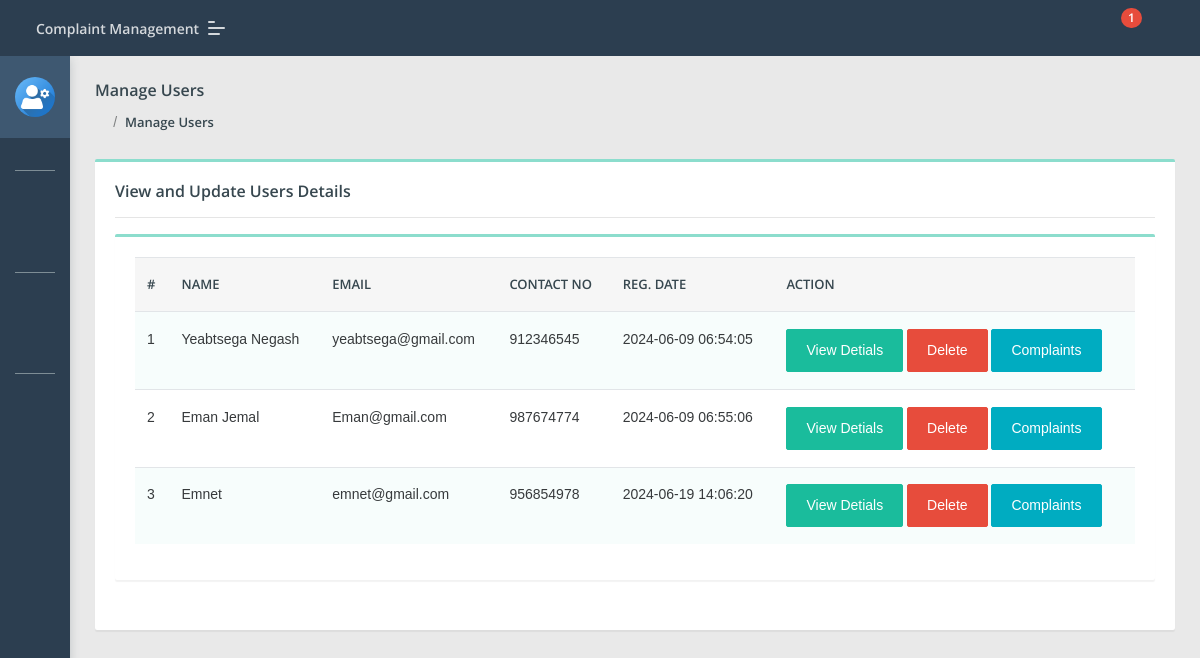
The app's page /Faculty/manage-users.php (signed in) with its own data.
### tables this page shows
CREATE TABLE `users` (
  `id` int(11) NOT NULL,
  `fullName` varchar(255) DEFAULT NULL,
  `userEmail` varchar(255) DEFAULT NULL,
  `password` varchar(255) DEFAULT NULL,
  `contactNo` bigint(11) DEFAULT NULL,
  `address` tinytext,
  `State` varchar(255) DEFAULT NULL,
  `country` varchar(255) DEFAULT NULL,
  `Faculty` text,
  `Department` text NOT NULL,
  `pincode` int(6) DEFAULT NULL,
  `userImage` varchar(255) DEFAULT NULL,
  `regDate` timestamp NOT NULL DEFAULT CURRENT_TIMESTAMP,
  `updationDate` timestamp NULL DEFAULT NULL,
  `status` int(1) DEFAULT NULL
);

### Faculty/manage-users.php (the view, shortened to what this page needs)
<?php
include('include/config.php');
if(strlen($_SESSION['fid'])==0)
    {
header('location:index.php');
}
else{
?>
<!DOCTYPE html>
<html lang="en">
<head>
    <link rel="stylesheet" href="assets/css/style.css">
</head>
<body class="">
	<?php include('include/sidebar.php');?>
	<?php include('include/header.php');?>
<section class="pcoded-main-container">
    <div class="pcoded-content">
        <div class="page-header">
            <div class="page-block">
                <div class="row align-items-center">
                    <div class="col-md-12">
                        <div class="page-header-title">
                            <h5 class="m-b-10">Manage Users</h5>
                        </div>
                        <ul class="breadcrumb">
                            <li class="breadcrumb-item"><a href="dashboard.php"><i class="feather icon-home"></i></a></li>
                            <li class="breadcrumb-item"><a href="manage-users.php">Manage Users</a></li>
                        </ul>
                    </div>
                </div>
            </div>
        </div>
        <div class="row">
            <div class="col-sm-12">
                <div class="card">
                    <div class="card-body">
                        <h5>View and Update Users Details</h5>
                        <hr>
                      <div class="row">
                            <div class="col-xl-12">
                <div class="card">
                    <div class="card-body table-border-style">
                        <div class="table-responsive">
                            <table class="table table-striped">
                                <thead>
                                        <tr>
                                            <th>#</th>
                                            <th> Name</th>
                                            <th>Email </th>
                                            <th>Contact no</th>
                                            <th>Reg. Date </th>
                                            <th>Action</th>
                                        </tr>
                                </thead>
                                <tbody>
                                    <?php
                                    $rolef=$_SESSION['frole'];
 $query=mysqli_query($con,"select * from users where Faculty='$rolef'");
$cnt=1;
while($row=mysqli_fetch_array($query))
{
?>
                                        <tr>
                                            <td><?php echo htmlentities($cnt);?></td>
                                            <td><?php echo htmlentities($row['fullName']);?></td>
                                            <td><?php echo htmlentities($row['userEmail']);?></td>
                                            <td> <?php echo htmlentities($row['contactNo']);?></td>
                                            <td><?php echo htmlentities($row['regDate']);?></td>
<td><a href="javascript:void(0);" onClick="popUpWindow('userprofile.php?uid=<?php echo htmlentities($row['id']);?>');" title="View Details" class="btn btn-primary  btn-xs">View Detials</a>
<a href="manage-users.php?uid=<?php echo htmlentities($row['id']);?>&&action=del" title="Delete" onClick="return confirm('All complaints belongs to user will also delete.')" class="btn btn-danger">Delete</a>
<a href="user-complaints.php?uid=<?php echo htmlentities($row['id']);?>&&uname=<?php echo htmlentities($row['fullName']);?>" title="View User Complaints" class="btn btn-info  btn-xs">Complaints</a>
                                        </td>
                                        </tr>
                                        <?php $cnt=$cnt+1; } ?>
                                </tbody>
                            </table>
                        </div>
                    </div>
                </div>
            </div>
                        </div>
                    </div>
                </div>
            </div>
        </div>
    </div>
</section>
</body>
</html>
<?php } ?>

### records on screen
users: fullName "Yeabtsega Negash", userEmail "yeabtsega@gmail.com", contactNo "912346545", regDate "2024-06-09 06:54:05"
users: fullName "Eman Jemal", userEmail "Eman@gmail.com", contactNo "987674774", regDate "2024-06-09 06:55:06"
users: fullName "Emnet", userEmail "emnet@gmail.com", contactNo "956854978", regDate "2024-06-19 14:06:20"

### other values on screen
$num1 "1"
